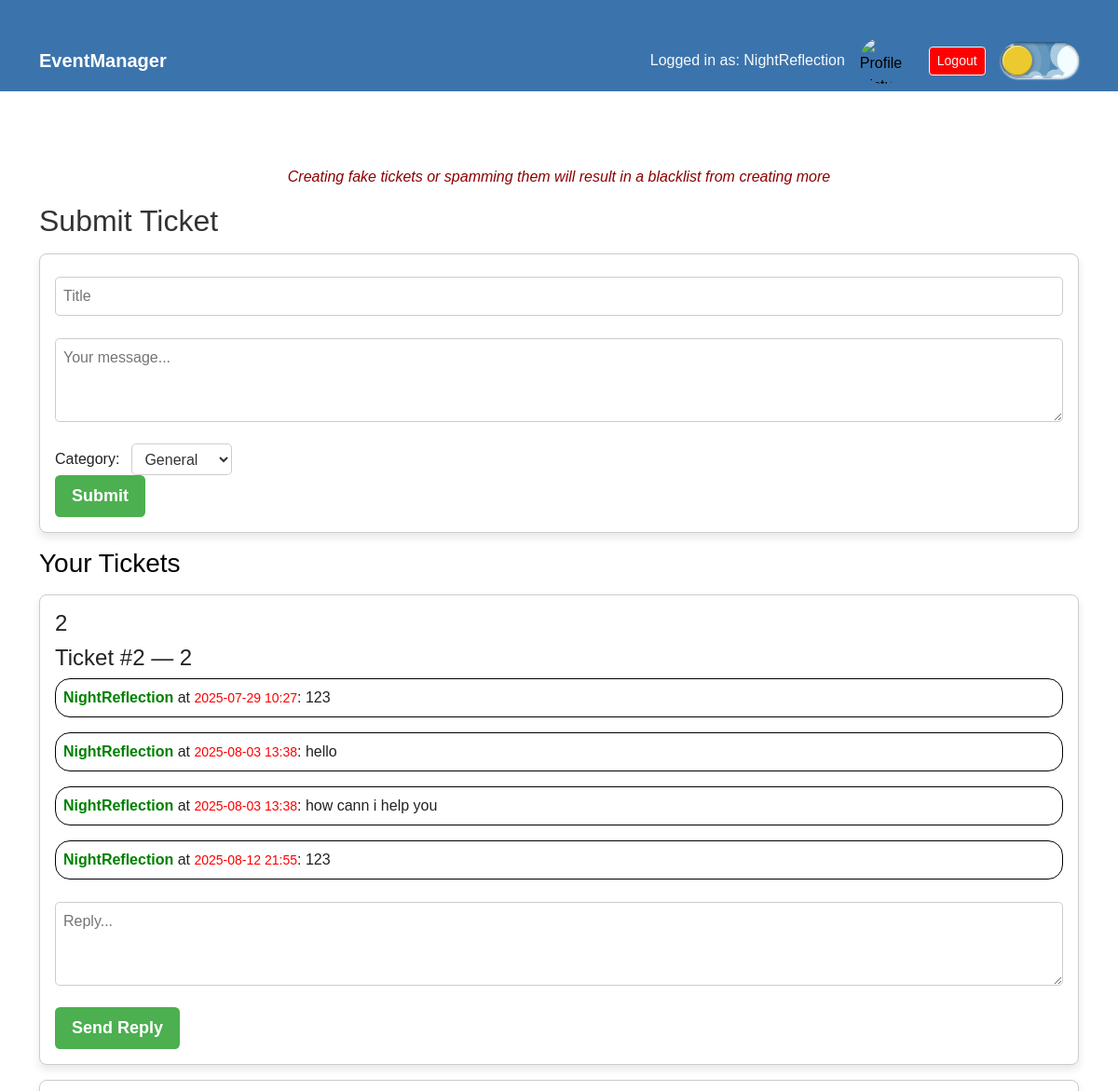
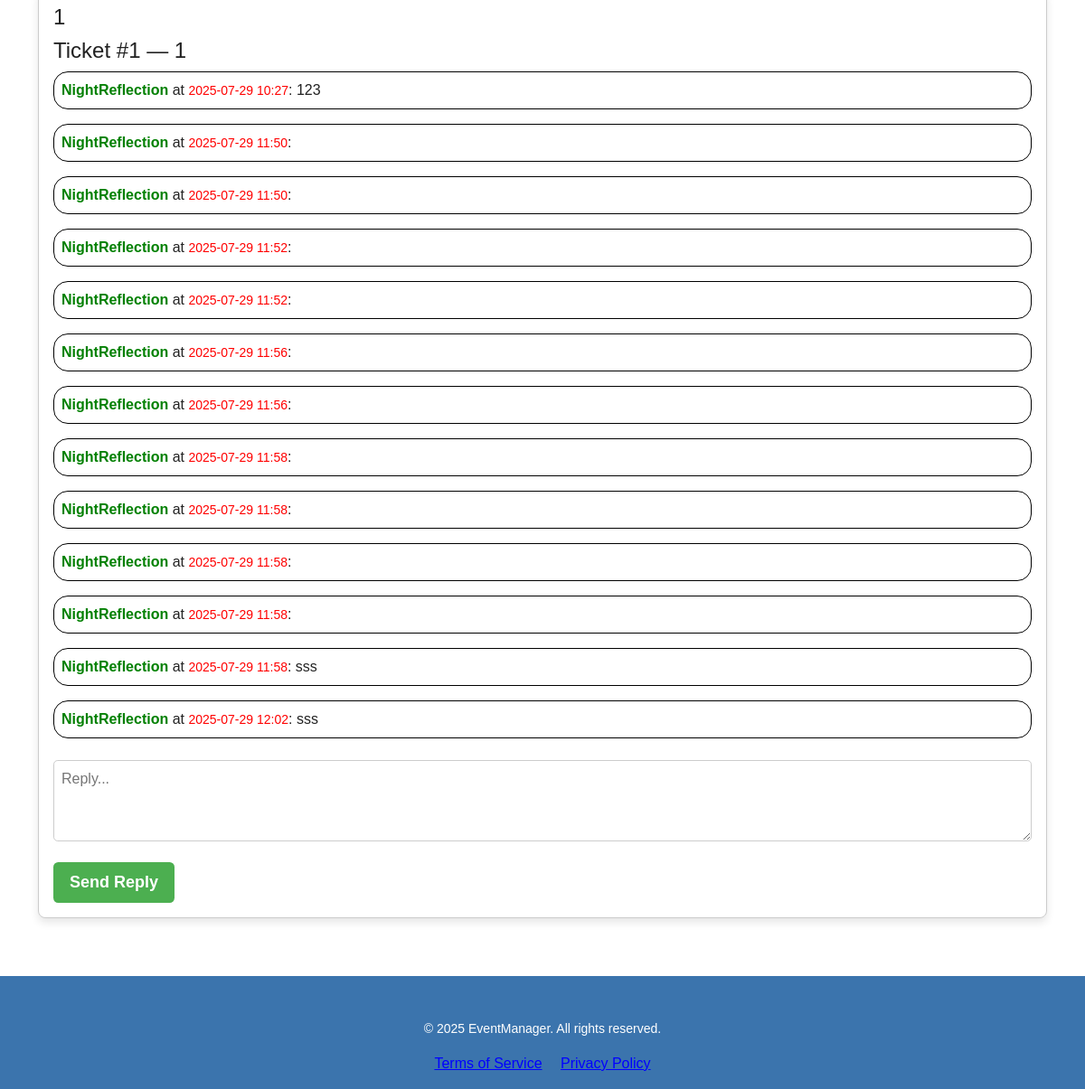
Page /tickets (signed in) on the committed database (2 pictures, top to bottom).
### main.py (models this page shows)
class User(db.Model):
    id = db.Column(db.Integer, primary_key=True)
    username = db.Column(db.String(50), unique=False, nullable=False)
    email = db.Column(db.String(100), unique=True, nullable=False)
    password = db.Column(db.String(255), nullable=False)
    phone_number = db.Column(db.String(255), unique=True, nullable=True)
    premium = db.Column(db.Boolean, default=False)
    timezone = db.Column(db.String(50), nullable=True)
    pfp = db.Column(db.LargeBinary, nullable=True)
    role = db.Column(db.String(50), nullable=True)

class Ticket(db.Model):
    id = db.Column(db.Integer, primary_key=True)
    title = db.Column(db.String(100), nullable=False)
    user_id = db.Column(db.Integer, db.ForeignKey('user.id'), nullable=False)
    timestamp = db.Column(db.DateTime, default=datetime.utcnow)
    category = db.Column(db.String(50), nullable=False, default='General')
    user = db.relationship('User', backref='tickets')
    messages = db.relationship('TicketMessage', backref='ticket', cascade='all, delete-orphan', passive_deletes=False, lazy=True)

class TicketMessage(db.Model):
    id = db.Column(db.Integer, primary_key=True)
    ticket_id = db.Column(db.Integer, db.ForeignKey('ticket.id'), nullable=False)
    sender_id = db.Column(db.Integer, db.ForeignKey('user.id'), nullable=False)
    message = db.Column(db.Text, nullable=False)
    timestamp = db.Column(db.DateTime, default=datetime.utcnow)
    sender = db.relationship('User')

### main.py (the view, shortened to what this page needs)
@app.route('/tickets', methods=['GET', 'POST'])
def tickets():
    user_id = session.get('user_id')
    user = User.query.get(user_id)
    if not user:
        return redirect(url_for('login'))
    if user.role == 'blacklisted':
        flash('You are blacklisted from accessing the ticket system.', 'danger')
        return redirect(url_for('home'))
    max_tickets = 3 if user.premium else 1
    open_tickets = Ticket.query.filter_by(user_id=user.id).count()
    user_tickets = Ticket.query.filter_by(user_id=user.id).order_by(Ticket.timestamp.desc()).all()
    return render_template('tickets.html', tickets=user_tickets, user_timezone=user.timezone)

### main.py (called while the page is built)
@app.template_filter('localtime')
def localtime_filter(utc_dt, tz_str):
    if not utc_dt or not tz_str:
        return utc_dt
    try:
        local_dt = utc_dt.replace(tzinfo=ZoneInfo("UTC")).astimezone(ZoneInfo(tz_str))
        return local_dt.strftime('%Y-%m-%d %H:%M')
    except Exception:
        return utc_dt.strftime('%Y-%m-%d %H:%M')

### templates/tickets.html (shortened to what this page needs)
{% extends 'base.html' %}
{% block content %}
<p style="color:darkred; text-align:center;"><i>Creating fake tickets or spamming them will result in a blacklist from creating more</i></p>
<h2>Submit Ticket</h2>
<form method="POST" class="ticket-form">
  <input type="text" name="title" placeholder="Title" maxlength="30" required>
  <textarea name="message" rows="3" placeholder="Your message..." maxlength="1000" required></textarea>
  <label for="category">Category:</label>
<select name="category" id="category" required>
  <option value="General">General</option>
</select><br>
  <button type="submit">Submit</button>
</form>
<h3>Your Tickets</h3>
{% for ticket in tickets %}
  <div class="ticket-box">
    <h4>{{ ticket.title }}</h4>
    <h4>Ticket #{{ ticket.id }} — {{ ticket.title }}</h4>
    {% for msg in ticket.messages %}
      <p class="ticket-message">
        <strong style='color: green;'>{{ msg.sender.username }}</strong> at <small style='color: red;'>{{ msg.timestamp|localtime(user_timezone) }}</small>: {{ msg.message }}
      </p>
    {% endfor %}
    <form method="POST">
      <textarea name="message" rows="3" placeholder="Reply..." required maxlength="500"></textarea>
      <button type="submit">Send Reply</button>
    </form>
  </div>
{% endfor %}
{% endblock %}

### templates/base.html (shortened to what this page needs)
<!DOCTYPE html>
<html lang="en">
  <head>
    <link rel="stylesheet" href="https://cdn.jsdelivr.net/npm/bootstrap@5.3.0/dist/css/bootstrap.min.css" />
    <link rel="stylesheet" href="{{ url_for('static', filename='style.css') }}" />
    <link rel="stylesheet" href="https://cdnjs.cloudflare.com/ajax/libs/font-awesome/5.15.4/css/all.min.css" />
    <link href="https://cdnjs.cloudflare.com/ajax/libs/font-awesome/6.5.0/css/all.min.css" rel="stylesheet" />
    <link rel="stylesheet" href="https://cdnjs.cloudflare.com/ajax/libs/font-awesome/6.5.0/css/all.min.css">
    <link href="https://cdnjs.cloudflare.com/ajax/libs/font-awesome/6.0.0/css/all.min.css" rel="stylesheet">
  </head>
  <body>
    <nav class="navbar navbar-expand-lg navbar-dark bg-dark">
      <div class="container d-flex justify-content-between align-items-center">
        <a class="navbar-brand" href="{{ url_for('home') }}">EventManager</a>
        <div class="d-flex align-items-center gap-3"> {% if session.get('user_id') and session.get('username')%} <span class="text-light me-3">Logged in as: {{ session['username'] }}</span>
          <img src="{{ url_for('user_pfp', user_id=session['user_id']) }}" alt="Profile Picture" width="50" height="50" style="border-radius:50%; margin-left:-1em; margin-right:0.5em;">
          <a href="{{ url_for('logout') }}" class="btn btn-sm btn-outline-light" style="background-color: red;">Logout</a> {% endif %} <label class="theme-switch" aria-label="Toggle light/dark mode" title="Toggle light/dark mode">
            <div class="theme-switch__container">
              <div class="theme-switch__circle-container">
                <div class="theme-switch__sun-moon-container">
                </div>
                <div class="theme-switch__clouds"></div>
                <div class="theme-switch__stars-container">
                  <i class="fas fa-star" style="font-size: 0.7em; margin-left: 0.3em;"></i>
                </div>
              </div>
            </div>
          </label>
        </div>
      </div>
    </nav>
    <div class="container mt-5"> {% block content %}{% endblock %} </div>
    <footer class="bg-dark text-white mt-5 py-3">
      <div class="container text-center">
        <small>&copy; 2025 EventManager. All rights reserved.</small>
        <div class="mt-2">
          <a href="{{ url_for('terms_of_service') }}" class="me-3 tos_pp">Terms of Service</a>
          <a href="{{ url_for('privacy_policy') }}" class="tos_pp">Privacy Policy</a>
        </div>
      </div>
    </footer>
  </body>
</html>

### static/style.css (style rules this page uses)
body.light-mode { background-color: #f4f4f4; color: black; font-family: Arial, sans-serif; }
body.light-mode h2 { color: #333; }
body.light-mode .tos_pp { color: blue; }
button { font-size: 1.125em; border-radius: 0.3125em; }
.navbar { margin-bottom: 2em; }
.navbar-brand { font-weight: bold; }
.container { margin-top: 2em; }

### templates/tickets.html (style rules this page uses)
body.light-mode .ticket-form, body.light-mode .ticket-box { background-color: #ffffff; color: #222; border: 0.1em solid #ccc; padding: 1em; margin: 1em 0; border-radius: 0.5em; box-shadow: 0 0.3em 0.6em rgba(0, 0, 0, 0.1); }
.ticket-form input[type="text"], .ticket-form textarea, .ticket-box textarea { width: 100%; margin-top: 0.5em; margin-bottom: 1em; padding: 0.5em; border-radius: 0.3em; border: 0.1em solid #ccc; }
.ticket-form button, .ticket-box button { padding: 0.5em 1em; font-weight: bold; border: none; border-radius: 0.3em; background-color: #4caf50; color: white; cursor: pointer; }
body.light-mode .ticket-message { word-break: break-word; margin-bottom: 1em; border: thin solid black; border-radius: 1em; padding: 0.5em; }
form select[name="category"] { padding: 0.4em 0.6em; border: 1px solid #ccc; border-radius: 0.3em; background-color: #fff; color: #333; font-size: 1em; margin-left: 0.5em; vertical-align: middle; transition: border-color 0.3s ease; }

### rows in the picture
User: username "NightReflection"
Ticket: title "2", id "2"
TicketMessage: sender.username "NightReflection", timestamp "2025-07-29 10:27", message "123"
TicketMessage: sender.username "NightReflection", timestamp "2025-08-03 13:38", message "hello"
TicketMessage: sender.username "NightReflection", timestamp "2025-08-03 13:38", message "how cann i help you"
TicketMessage: sender.username "NightReflection", timestamp "2025-08-12 21:55", message "123"
Ticket: title "1", id "1"
TicketMessage: sender.username "NightReflection", timestamp "2025-07-29 10:27", message "123"
TicketMessage: sender.username "NightReflection", timestamp "2025-07-29 11:50"
TicketMessage: sender.username "NightReflection", timestamp "2025-07-29 11:50"
TicketMessage: sender.username "NightReflection", timestamp "2025-07-29 11:52"
TicketMessage: sender.username "NightReflection", timestamp "2025-07-29 11:52"
TicketMessage: sender.username "NightReflection", timestamp "2025-07-29 11:56"
TicketMessage: sender.username "NightReflection", timestamp "2025-07-29 11:56"
TicketMessage: sender.username "NightReflection", timestamp "2025-07-29 11:58"
TicketMessage: sender.username "NightReflection", timestamp "2025-07-29 11:58"
TicketMessage: sender.username "NightReflection", timestamp "2025-07-29 11:58"
TicketMessage: sender.username "NightReflection", timestamp "2025-07-29 11:58"
TicketMessage: sender.username "NightReflection", timestamp "2025-07-29 11:58", message "sss"
TicketMessage: sender.username "NightReflection", timestamp "2025-07-29 12:02", message "sss"
